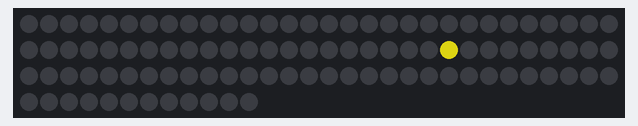
This sketch was run on a simulated Arduino Uno, built for the host (arithmetic inside an expression is 32-bit, double 64-bit). Parts: 102 RGB LEDs in strip order, left to right, continuing on the next row. Dim RGB values are drawn brighter than linear; what the sketch prints to the serial monitor is not drawn.

Above: at 0.15 s.
At 4.66 s:
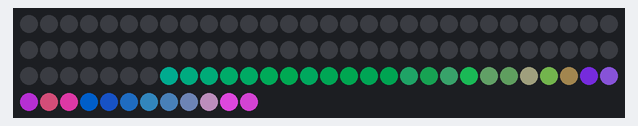
At 9.77 s:
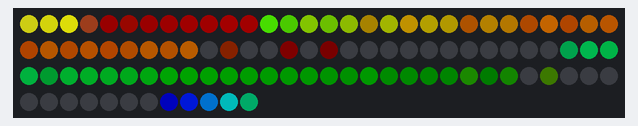
At 19.7 s:
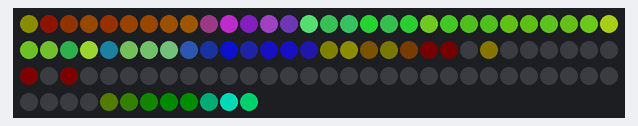
At 29.63 s:
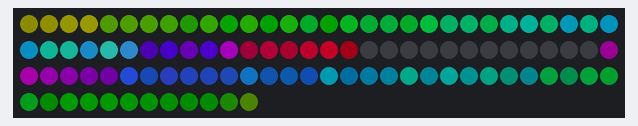
At 39.55 s:
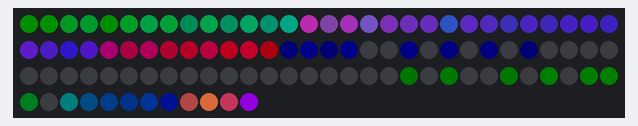

The sketch:

sign_edge.ino
```cpp
#include "FastLED.h"

#define NUM_LEDS 102
#define DATA_PIN 9
#define CLOCK_PIN 8
#define CHIPSET APA102
#define COLOR_ORDER BGR

#define FRAMES_PER_SECOND  30

CRGB leds[NUM_LEDS];

#define BASE_BRIGHTNESS 100


void setup() {
  Serial.println("resetting");
  FastLED.addLeds<CHIPSET, DATA_PIN, CLOCK_PIN, COLOR_ORDER, DATA_RATE_MHZ(1)>(leds, NUM_LEDS).setCorrection( TypicalSMD5050 );
  FastLED.setBrightness( 150 );

}

void rainbow() {
  static int offset = 0;
  fill_rainbow(leds, NUM_LEDS, offset, 7);
  offset++;
}

int sinelonN() {
    static uint8_t hue = 0;
    static uint8_t dhue = 32;
    static uint8_t dsat = 1;
    static uint8_t dval = 16; //8;
    static uint8_t num = 5;
    static uint8_t fade = 10;


    // colored dots sweeping back and forth, with fading trails
    fadeToBlackBy( leds, NUM_LEDS, fade);
    int pos = 0;
    for (int i = 0; i < num; i++) {
      pos = beatsin16(num-i+1, 0, NUM_LEDS);
      leds[pos] += CHSV( hue+(i*dhue), 255-i*dsat, 196-i*dval);
    }

    hue++;
    return 0;
}

void loop() {
  sinelonN();
//  rainbow();

//  // black out the LEDs on the side
//  for (int i=42; i <42+9; i++) {
//    leds[i] = CRGB::Black;
//  }

  FastLED.delay(1000 / FRAMES_PER_SECOND);

}
```
